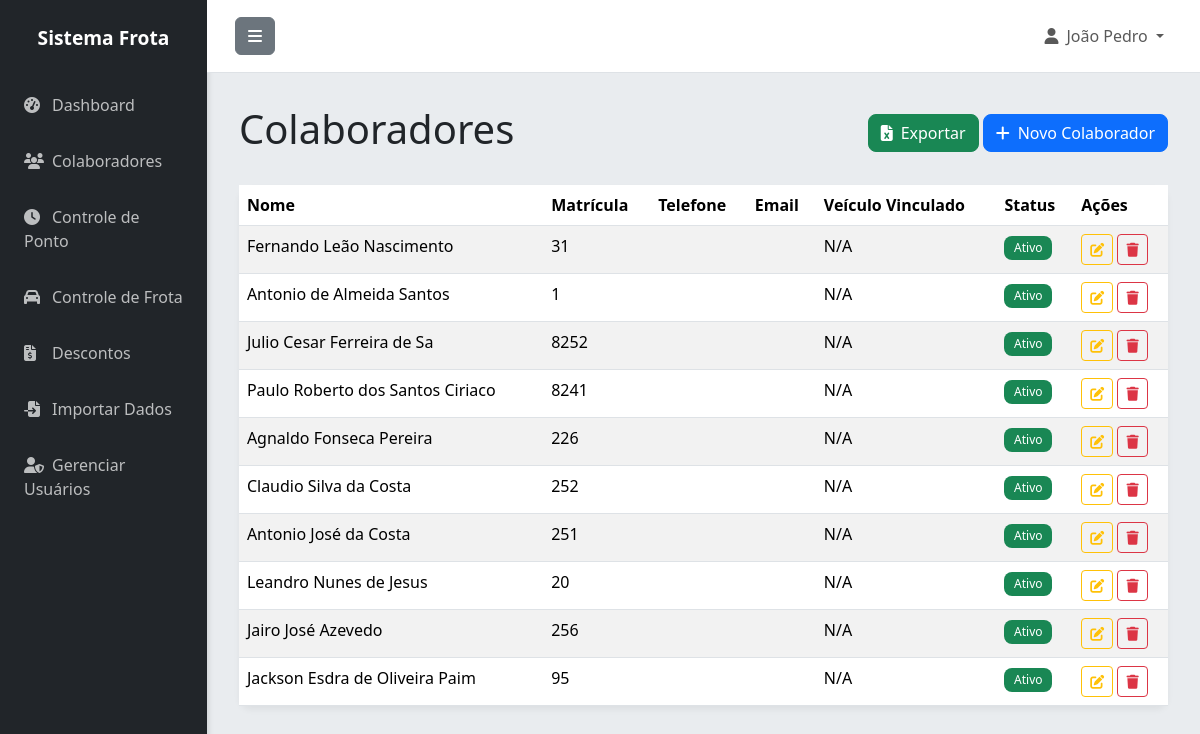
The app's page /colaboradores (signed in) with its own data.
### app.py (models this page shows)
class Usuario(UserMixin, db.Model):
    id = db.Column(db.Integer, primary_key=True)
    username = db.Column(db.String(80), unique=True, nullable=False)
    password_hash = db.Column(db.String(200), nullable=False)
    nome = db.Column(db.String(100), nullable=False)
    email = db.Column(db.String(120), unique=True, nullable=False)
    ativo = db.Column(db.Boolean, default=True)
    criado_em = db.Column(db.DateTime, default=datetime.utcnow)

class Colaborador(db.Model):
    id = db.Column(db.Integer, primary_key=True)
    nome = db.Column(db.String(100), nullable=False)
    matricula = db.Column(db.String(50), unique=True, nullable=False)
    cpf = db.Column(db.String(14), unique=True)
    telefone = db.Column(db.String(20))
    email = db.Column(db.String(120))
    veiculo_vinculado = db.Column(db.String(20))
    ativo = db.Column(db.Boolean, default=True)
    criado_em = db.Column(db.DateTime, default=datetime.utcnow)
    pontos = db.relationship('Ponto', backref='colaborador', lazy=True, cascade='all, delete-orphan')
    frotas = db.relationship('Frota', backref='motorista_obj', lazy=True)
    descontos = db.relationship('Desconto', backref='colaborador', lazy=True)

### app.py (the view)
@app.route('/colaboradores')
@login_required
def colaboradores():
    colaboradores = Colaborador.query.all()
    return render_template('colaboradores.html', colaboradores=colaboradores)

### app.py (called while the page is built, shortened)
@login_manager.user_loader
def load_user(user_id):
    return Usuario.query.get(int(user_id))

@app.before_request
def create_tables():
    db.create_all()

### templates/colaboradores.html (shortened to what this page needs)
{% extends "base.html" %}
{% block content %}
<div class="d-flex justify-content-between align-items-center mb-4">
    <h1 class="fw-light">Colaboradores</h1>
    <div>
        <a href="{{ url_for('exportar', tipo='colaboradores') }}" class="btn btn-success"><i class="fas fa-file-excel me-2"></i>Exportar</a>
        <a href="{{ url_for('novo_colaborador') }}" class="btn btn-primary"><i class="fas fa-plus me-2"></i>Novo Colaborador</a>
    </div>
</div>
<div class="card">
    <div class="card-body p-0">
        <div class="table-responsive">
            <table class="table table-striped table-hover mb-0">
                <thead class="bg-light">
                    <tr>
                        <th scope="col">Nome</th>
                        <th scope="col">Matrícula</th>
                        <th scope="col">Telefone</th>
                        <th scope="col">Email</th>
                        <th scope="col">Veículo Vinculado</th>
                        <th scope="col">Status</th>
                        <th scope="col">Ações</th>
                    </tr>
                </thead>
                <tbody>
                    {% for colaborador in colaboradores %}
                    <tr>
                        <td>{{ colaborador.nome }}</td>
                        <td>{{ colaborador.matricula }}</td>
                        <td>{{ colaborador.telefone }}</td>
                        <td>{{ colaborador.email }}</td>
                        <td>{{ colaborador.veiculo_vinculado or 'N/A' }}</td>
                        <td>
                            {% if colaborador.ativo %}
                                <span class="badge bg-success">Ativo</span>
                            {% else %}
                                <span class="badge bg-danger">Inativo</span>
                            {% endif %}
                        </td>
                        <td>
                            <a href="{{ url_for('editar_colaborador', id=colaborador.id) }}" class="btn btn-sm btn-outline-warning" title="Editar"><i class="fas fa-edit"></i></a>
                            <a href="{{ url_for('excluir_colaborador', id=colaborador.id) }}" class="btn btn-sm btn-outline-danger" title="Excluir" onclick="return confirm('Tem certeza que deseja excluir este colaborador?')"><i class="fas fa-trash"></i></a>
                        </td>
                    </tr>
                    {% else %}
                    <tr>
                        <td colspan="7" class="text-center text-muted py-4">Nenhum colaborador cadastrado.</td>
                    </tr>
                    {% endfor %}
                </tbody>
            </table>
        </div>
    </div>
</div>
{% endblock %}

### templates/base.html (shortened to what this page needs)
<!DOCTYPE html>
<html lang="pt-BR">
<head>
    <link href="https://cdn.jsdelivr.net/npm/bootstrap@5.3.3/dist/css/bootstrap.min.css" rel="stylesheet">
    <link rel="stylesheet" href="https://cdnjs.cloudflare.com/ajax/libs/font-awesome/6.5.1/css/all.min.css">
</head>
<body>
    <div class="d-flex" id="wrapper">
        <div id="sidebar-wrapper">
            <div class="sidebar-heading">Sistema Frota</div>
            <div class="list-group list-group-flush">
                <a href="{{ url_for('index') }}" class="list-group-item"><i class="fas fa-tachometer-alt me-2"></i>Dashboard</a>
                <a href="{{ url_for('colaboradores') }}" class="list-group-item"><i class="fas fa-users me-2"></i>Colaboradores</a>
                <a href="{{ url_for('pontos') }}" class="list-group-item"><i class="fas fa-clock me-2"></i>Controle de Ponto</a>
                <a href="{{ url_for('frota') }}" class="list-group-item"><i class="fas fa-car me-2"></i>Controle de Frota</a>
                <a href="{{ url_for('descontos') }}" class="list-group-item"><i class="fas fa-file-invoice-dollar me-2"></i>Descontos</a>
                <a href="{{ url_for('importar') }}" class="list-group-item"><i class="fas fa-file-import me-2"></i>Importar Dados</a>
                {% if current_user.username == 'admin' %}
                <a href="{{ url_for('usuarios') }}" class="list-group-item"><i class="fas fa-user-shield me-2"></i>Gerenciar Usuários</a>
                {% endif %}
            </div>
        </div>
        <div id="page-content-wrapper">
            <nav class="navbar navbar-expand-lg navbar-light border-bottom">
                <div class="container-fluid">
                    <button class="btn btn-secondary" id="menu-toggle"><i class="fas fa-bars"></i></button>
                    <div class="collapse navbar-collapse" id="navbarSupportedContent">
                        <ul class="navbar-nav ms-auto mt-2 mt-lg-0">
                             {% if current_user.is_authenticated %}
                            <li class="nav-item dropdown">
                                <a class="nav-link dropdown-toggle" href="#" id="navbarDropdown" role="button" data-bs-toggle="dropdown" aria-expanded="false">
                                    <i class="fas fa-user me-2"></i>{{ current_user.nome }}
                                </a>
                            </li>
                             {% endif %}
                        </ul>
                    </div>
                </div>
            </nav>
            <main class="container-fluid">
                {% block content %}{% endblock %}
            </main>
        </div>
        </div>
</body>
</html>

### templates/base.html (style rules this page uses)
:root { --primary-color: #007bff; --secondary-color: #6c757d; --success-color: #28a745; --danger-color: #dc3545; --warning-color: #ffc107; --info-color: #17a2b8; --light-color: #f8f9fa; --dark-color: #343a40; --background-color: #e9ecef; --card-background: #ffffff; --sidebar-background: #212529; --sidebar-text: #ffffff; --header-background: #ffffff; }
body { background-color: var(--background-color); font-family: 'Segoe UI', Roboto, 'Helvetica Neue', Arial, sans-serif; }
#wrapper { display: flex; }
#sidebar-wrapper { min-height: 100vh; width: 250px; background-color: var(--sidebar-background); box-shadow: 2px 0 5px rgba(0, 0, 0, 0.1); transition: margin .25s ease-out; }
.sidebar-heading { padding: 1.5rem 1rem; font-size: 1.2rem; font-weight: bold; color: var(--sidebar-text); text-align: center; }
.list-group-item { background-color: var(--sidebar-background) !important; color: rgba(255, 255, 255, 0.7) !important; border: none; padding: 1rem 1.5rem; transition: background-color 0.3s, color 0.3s; }
.list-group-item i { width: 20px; }
#page-content-wrapper { flex-grow: 1; width: 100%; }
.navbar { background-color: var(--header-background) !important; border-bottom: 1px solid #e0e0e0; padding: 1rem; }
main.container-fluid { padding: 2rem !important; }
.card { border: none; border-radius: 0.75rem; box-shadow: 0 4px 6px rgba(0, 0, 0, 0.05); }
.btn-primary, .btn-success, .btn-warning, .btn-danger, .btn-info { border-radius: 0.5rem; }
.badge { border-radius: 0.5rem; padding: 0.5em 0.8em; font-weight: normal; }

### records on screen
Usuario: nome "João Pedro"
Colaborador: nome "Fernando Leão Nascimento", matricula "31", veiculo_vinculado "N/A", ativo "Ativo"
Colaborador: nome "Antonio de Almeida Santos", matricula "1", veiculo_vinculado "N/A", ativo "Ativo"
Colaborador: nome "Julio Cesar Ferreira de Sa", matricula "8252", veiculo_vinculado "N/A", ativo "Ativo"
Colaborador: nome "Paulo Roberto dos Santos Ciriaco", matricula "8241", veiculo_vinculado "N/A", ativo "Ativo"
Colaborador: nome "Agnaldo Fonseca Pereira", matricula "226", veiculo_vinculado "N/A", ativo "Ativo"
Colaborador: nome "Claudio Silva da Costa", matricula "252", veiculo_vinculado "N/A", ativo "Ativo"
Colaborador: nome "Antonio José da Costa", matricula "251", veiculo_vinculado "N/A", ativo "Ativo"
Colaborador: nome "Leandro Nunes de Jesus", matricula "20", veiculo_vinculado "N/A", ativo "Ativo"
Colaborador: nome "Jairo José Azevedo", matricula "256", veiculo_vinculado "N/A", ativo "Ativo"
Colaborador: nome "Jackson Esdra de Oliveira Paim", matricula "95", veiculo_vinculado "N/A", ativo "Ativo"
